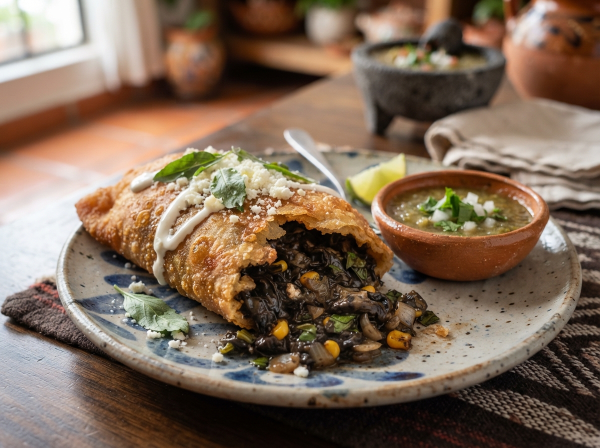
#> input picture _stich_source_/artisanal_mexican_molote_filled_with_black_huitlacoche_corn_truffle_and_fresh/screen.png, 1200 x 896 px, found by its file name (shown at 1/2 size)
$ python generate-icons.py
#> lines starting #> are read from the running program, lines starting #| are printed output that depends on the picture; after the words box and inside, x2 and y2 are one past the last pixel; in counts of white or black regions, pixels touching at a corner belong together
#!/usr/bin/env python3
"""
Genera los favicons e iconos de pantalla de inicio de cada negocio (REQ-F-002).

Herramienta de desarrollo, no de ejecución: el servidor solo sirve los archivos que este
script deja en public/img/<negocio>/icons/, que se versionan en el repositorio.

Requisitos: Python 3 y Pillow (pip install Pillow).

Uso (desde restaurante/):
    python3 scripts/generate-icons.py [--preview-dir DIR]

Tras regenerar los iconos de un negocio, incrementa `icons.version` en
src/content/<negocio>/index.js para que los navegadores no usen los de la caché HTTP.
"""

import argparse
import tempfile
from pathlib import Path

from PIL import Image, ImageChops, ImageDraw

ROOT = Path(__file__).resolve().parent.parent
SOURCE_DIR = ROOT.parent / "_stich_source_"

# Fuente de alta resolución, recorte de la mascota (x0, y0, x1, y1 en píxeles de la fuente)
# y color de fondo de la landing (debe coincidir con `icons.themeColor` del contenido).
BUSINESSES = {
    "molotes": {
        "source": SOURCE_DIR / "logo_molotes.png" / "screen.png",
        "mascot": (480, 300, 900, 720),  # molote con pañoleta
        "background": "#03132b",
    },
    "birria": {
        "source": SOURCE_DIR / "logo_birria.png" / "screen.png",
        "mascot": (390, 340, 820, 770),  # cabeza del toro
        "background": "#290808",
    },
}

SMALL_SIZES = (16, 32, 48)
APPLE_SIZE = 180
APPLE_LOGO_HEIGHT = 162  # margen del 5 % por lado para el redondeo de iOS
MASKABLE_SIZE = 512
SAFE_ZONE_RATIO = 0.8  # círculo central del 80 % (diámetro)
SUPERSAMPLE = 4


def hex_rgb(value):
    value = value.lstrip("#")
    return tuple(int(value[i : i + 2], 16) for i in (0, 2, 4))


def trim(image):
    """Recorta el logo a su contorno no transparente (alfa > 0)."""
    bbox = image.getchannel("A").getbbox()
    if bbox is None:
        raise SystemExit("El logo fuente es completamente transparente")
    return image.crop(bbox)


def fit(image, width, height):
    """Escala sin deformar para caber en width x height."""
    ratio = min(width / image.width, height / image.height)
    size = (max(1, round(image.width * ratio)), max(1, round(image.height * ratio)))
    return image.resize(size, Image.LANCZOS)


def centered(canvas, image):
    canvas.alpha_composite(image, ((canvas.width - image.width) // 2, (canvas.height - image.height) // 2))
    return canvas


def mascot_icon(source, box, background):
    """Mascota recortada en círculo sobre el color del negocio, a resolución de trabajo."""
    work = SMALL_SIZES[-1] * SUPERSAMPLE * 2
    crop = source.crop(box).resize((work, work), Image.LANCZOS)
    mask = Image.new("L", (work, work), 0)
    ImageDraw.Draw(mask).ellipse((0, 0, work - 1, work - 1), fill=255)
    canvas = Image.new("RGBA", (work, work), hex_rgb(background) + (255,))
    canvas.paste(crop, (0, 0), ImageChops.multiply(mask, crop.getchannel("A")))
    return canvas


def opaque(image):
    """Devuelve RGB (sin canal alfa) tras comprobar que no quedan píxeles transparentes."""
    if image.mode == "RGBA" and image.getchannel("A").getextrema()[0] < 255:
        raise SystemExit("Un icono opaco tiene píxeles transparentes")
    return image.convert("RGB")


def outside_safe_zone(alpha, size):
    """True si algún píxel con alfa > 0 queda fuera del círculo central del 80 %."""
    radius = size * SAFE_ZONE_RATIO / 2
    center = size / 2
    circle = Image.new("L", (size, size), 0)
    ImageDraw.Draw(circle).ellipse(
        (center - radius, center - radius, center + radius, center + radius), fill=255
    )
    outside = ImageChops.multiply(alpha, ImageChops.invert(circle))
    return outside.getbbox() is not None


def maskable_icon(logo, background):
    """Logo lo más grande posible con todos sus píxeles visibles dentro de la zona segura."""
    size = MASKABLE_SIZE
    low, high = 0.0, size / max(logo.width, logo.height)
    best = None
    for _ in range(20):
        scale = (low + high) / 2
        scaled = logo.resize((max(1, round(logo.width * scale)), max(1, round(logo.height * scale))), Image.LANCZOS)
        layer = centered(Image.new("RGBA", (size, size), (0, 0, 0, 0)), scaled)
        if outside_safe_zone(layer.getchannel("A"), size):
            high = scale
        else:
            low, best = scale, layer
    if best is None:
        raise SystemExit("No se encontró una escala que quepa en la zona segura")
    if outside_safe_zone(best.getchannel("A"), size):
        raise SystemExit("El logo maskable sale de la zona segura")
    canvas = Image.new("RGBA", (size, size), hex_rgb(background) + (255,))
    canvas.alpha_composite(best)
    return opaque(canvas)


def save_large(image, path):
    """PNG con paleta de 256 colores (con difuminado): unas 4 veces más ligero y sin pérdida visible.
    Si la imagen es opaca (RGB) la paleta no lleva transparencia."""
    image.quantize(256, method=Image.Quantize.FASTOCTREE, dither=Image.Dither.FLOYDSTEINBERG).save(path, optimize=True)


def contact_sheet(name, files, background, preview_dir):
    """Todos los tamaños a 1x y ampliados 4x sin suavizado (solo para revisión visual)."""
    images = [(label, Image.open(path).convert("RGBA")) for label, path in files]
    gap = 24
    small = [(label, img) for label, img in images if img.width <= 48]
    large = [(label, img) for label, img in images if img.width > 48]
    width = gap + sum(img.width * 5 + gap for _, img in small)
    width = max(width, gap + sum(img.width + gap for _, img in large))
    height = gap * 3 + 48 * 4 + 512
    sheet = Image.new("RGBA", (width, height), (230, 230, 230, 255))
    x = gap
    for _, img in small:
        sheet.alpha_composite(img, (x, gap))
        zoom = img.resize((img.width * 4, img.height * 4), Image.NEAREST)
        sheet.alpha_composite(zoom, (x + img.width + 4, gap))
        x += img.width * 5 + gap
    x = gap
    for _, img in large:
        sheet.alpha_composite(img, (x, gap * 2 + 48 * 4))
        x += img.width + gap
    path = preview_dir / f"icons-preview-{name}.png"
    sheet.save(path)
    return path


def generate(name, spec, preview_dir):
    out_dir = ROOT / "public" / "img" / name / "icons"
    out_dir.mkdir(parents=True, exist_ok=True)
    background = spec["background"]
    source = Image.open(spec["source"]).convert("RGBA")
    logo = trim(source)

    # Tamaños pequeños: mascota en círculo sobre el color del negocio (opacos).
    mascot = mascot_icon(source, spec["mascot"], background)
    small = {size: opaque(mascot.resize((size, size), Image.LANCZOS)) for size in SMALL_SIZES}
    small[48].save(out_dir / "favicon.ico", format="ICO", sizes=[(s, s) for s in SMALL_SIZES],
                   append_images=[small[16], small[32]])
    small[16].save(out_dir / "icon-16.png", optimize=True)
    small[32].save(out_dir / "icon-32.png", optimize=True)

    # apple-touch-icon: logo completo, opaco, sobre el color del negocio.
    apple = Image.new("RGBA", (APPLE_SIZE, APPLE_SIZE), hex_rgb(background) + (255,))
    save_large(opaque(centered(apple, fit(logo, APPLE_LOGO_HEIGHT, APPLE_LOGO_HEIGHT))), out_dir / "apple-touch-icon.png")

    # 192 y 512 ("any"): logo completo sobre fondo transparente.
    for size in (192, 512):
        canvas = Image.new("RGBA", (size, size), (0, 0, 0, 0))
        save_large(centered(canvas, fit(logo, size, size)), out_dir / f"icon-{size}.png")

    # Maskable: opaco, logo dentro del círculo central del 80 %.
    save_large(maskable_icon(logo, background), out_dir / "icon-maskable-512.png")

    files = [
        ("16", out_dir / "icon-16.png"),
        ("32", out_dir / "icon-32.png"),
        ("48", None),
        ("180", out_dir / "apple-touch-icon.png"),
        ("192", out_dir / "icon-192.png"),
        ("512", out_dir / "icon-512.png"),
        ("maskable", out_dir / "icon-maskable-512.png"),
    ]
    preview_48 = preview_dir / f"icon-48-{name}.png"
    small[48].save(preview_48)
    files[2] = ("48", preview_48)
    return contact_sheet(name, files, background, preview_dir)


def main():
    parser = argparse.ArgumentParser(description=__doc__, formatter_class=argparse.RawDescriptionHelpFormatter)
    parser.add_argument("--preview-dir", type=Path, default=Path(tempfile.gettempdir()),
                        help="Carpeta (fuera del repo) para las hojas de contacto de revisión visual")
    args = parser.parse_args()
    args.preview_dir.mkdir(parents=True, exist_ok=True)
    for name, spec in BUSINESSES.items():
        sheet = generate(name, spec, args.preview_dir)
#> in trim, `bbox = image.getchannel("A").getbbox()`: bbox = (0, 0, 1200, 896)
#> in mascot_icon, `mask = Image.new("L", (work, work), 0)`: mask: PIL image 384x384 L; every value is 0
#> in mascot_icon, `ImageDraw.Draw(mask).ellipse((0, 0, work - 1, work - 1), fill=255)`:
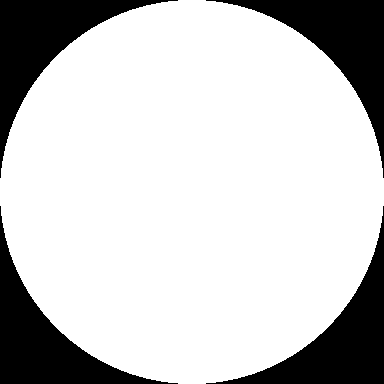
#> mask: PIL image 384x384 L; 78.5% white; 4 black regions, box (x1, y1, x2, y2) and area: (0, 0, 178, 178) 7924, (206, 0, 384, 178) 7924, (0, 206, 178, 384) 7924, (206, 206, 384, 384) 7924
#> in generate, `small = {size: opaque(mascot.resize((size, size), Image.LANCZOS)) for ..`: small = 3 items
#> after the loop in generate, `for size in (192, 512):`:
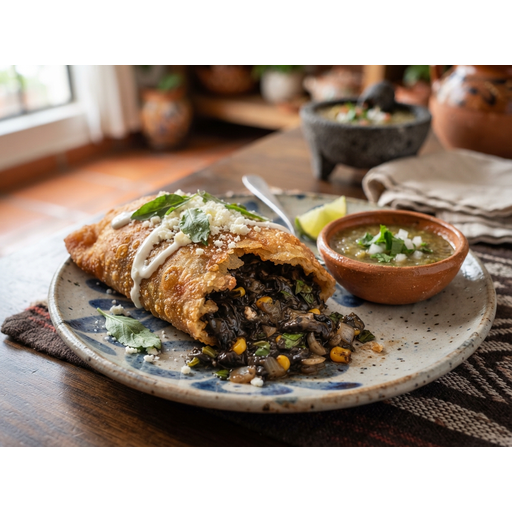
#> canvas: PIL image 512x512 RGBA; mean R, G, B, A 95.4, 79.3, 65.9, 190.3; transparent parts drawn white
#> the loop in maskable_icon, `for _ in range(20):` made 20 passes
#> (scale, high) on passes 2, 4, 5, 7, 8, 9, 11, 12, 13, 14, 15, 16: (0.32, 0.32), (0.293, 0.293), (0.28, 0.28), (0.277, 0.277), (0.275, 0.275), (0.274, 0.274), (0.274, 0.274), (0.274, 0.274), (0.274, 0.274), (0.274, 0.274), (0.274, 0.274), (0.274, 0.274)
#> (scale, low) on passes 3, 6, 10: (0.267, 0.267), (0.273, 0.273), (0.274, 0.274)
#> pass 1, in maskable_icon, `layer = centered(Image.new("RGBA", (size, size), (0, 0, 0, 0)), scaled)`:
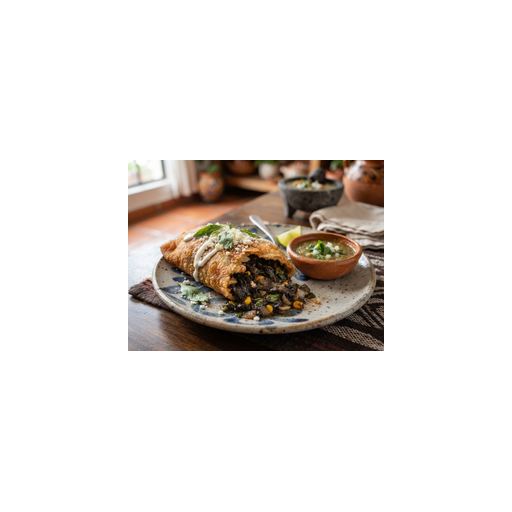
#> layer: PIL image 512x512 RGBA; mean R, G, B, A 23.8, 19.8, 16.5, 47.6; transparent parts drawn white
#> in outside_safe_zone (call 21), `ImageDraw.Draw(circle).ellipse( (center - radius, center - radius, cen..`: circle: PIL image 512x512 L; 50.3% white; 1 black region, box (x1, y1, x2, y2) and area: (0, 0, 512, 512) 130180
#> in outside_safe_zone (call 21), `outside = ImageChops.multiply(alpha, ImageChops.invert(circle))`:
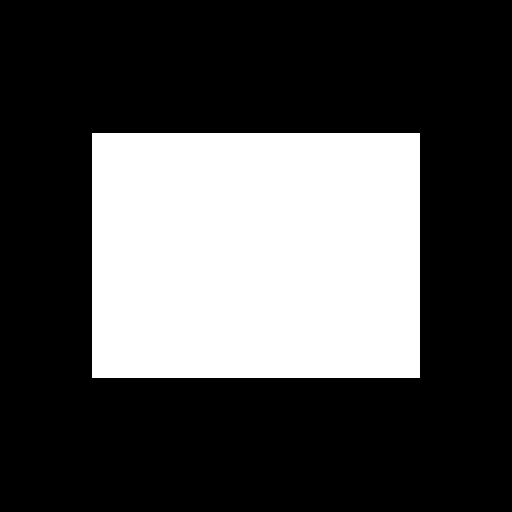
#> alpha: PIL image 512x512 L; 30.7% white; 1 white region, box (x1, y1, x2, y2) and area: (92, 133, 420, 378) 80360
#> in maskable_icon, `canvas.alpha_composite(best)`:
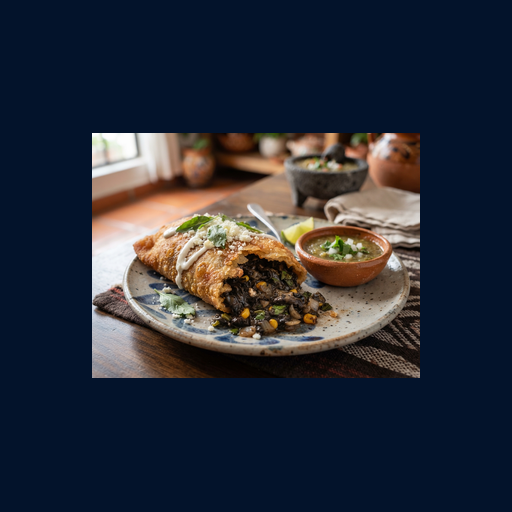
#> canvas: PIL image 512x512 RGBA; mean R, G, B, A 41.3, 45.8, 56.9, 255
#> in contact_sheet, `images = [(label, Image.open(path).convert("RGBA")) for label, path in..`: images = 7 items
#> in contact_sheet, `small = [(label, img) for label, img in images if img.width <= 48]`: small = 3 items
#> in contact_sheet, `large = [(label, img) for label, img in images if img.width > 48]`: large = 4 items
#> in contact_sheet, `width = gap + sum(img.width * 5 + gap for _, img in small)`: width = 576
#> in contact_sheet, `width = max(width, gap + sum(img.width + gap for _, img in large))`: width = 1516
#> the loop in contact_sheet, `for _, img in small:` made 3 passes
#> x on passes 1 to 3: 128, 312, 576
#> after the loop in contact_sheet, `for _, img in small:`:
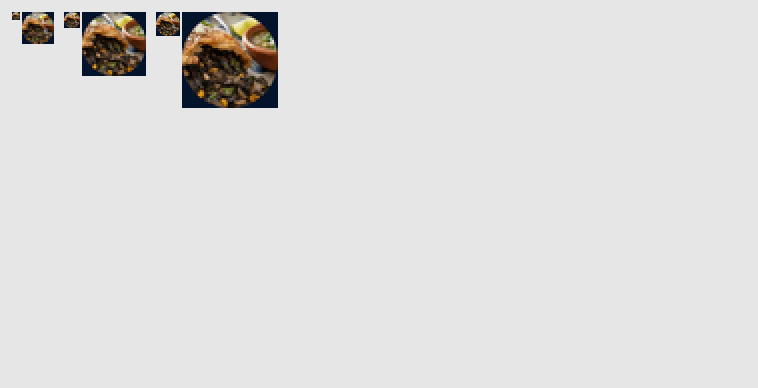
#> sheet: PIL image 1516x776 RGBA (shown at 1/2 size); mean R, G, B, A 222.7, 221.8, 220.9, 255
#> after the loop in contact_sheet, `for _, img in small:`: x = 576
#> the loop in contact_sheet, `for _, img in large:` made 4 passes
#> x on passes 1 to 4: 228, 444, 980, 1516
#> after the loop in contact_sheet, `for _, img in large:`:
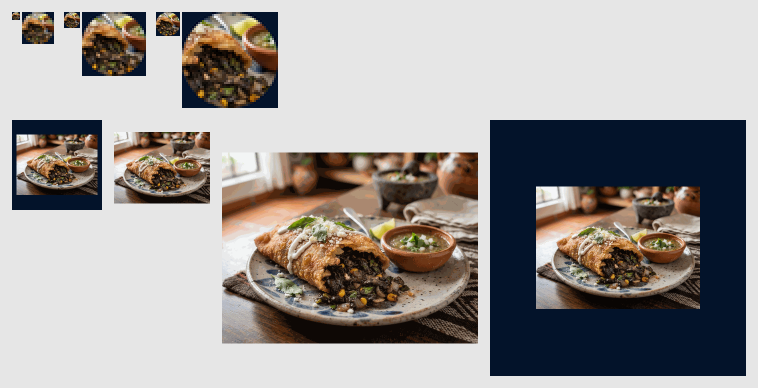
#> sheet: PIL image 1516x776 RGBA (shown at 1/2 size); mean R, G, B, A 157, 152.9, 150.8, 255
#> after the loop in contact_sheet, `for _, img in large:`: x = 1516
        print(f"{name}: iconos en public/img/{name}/icons/ · hoja de contacto: {sheet}")


if __name__ == "__main__":
    main()
